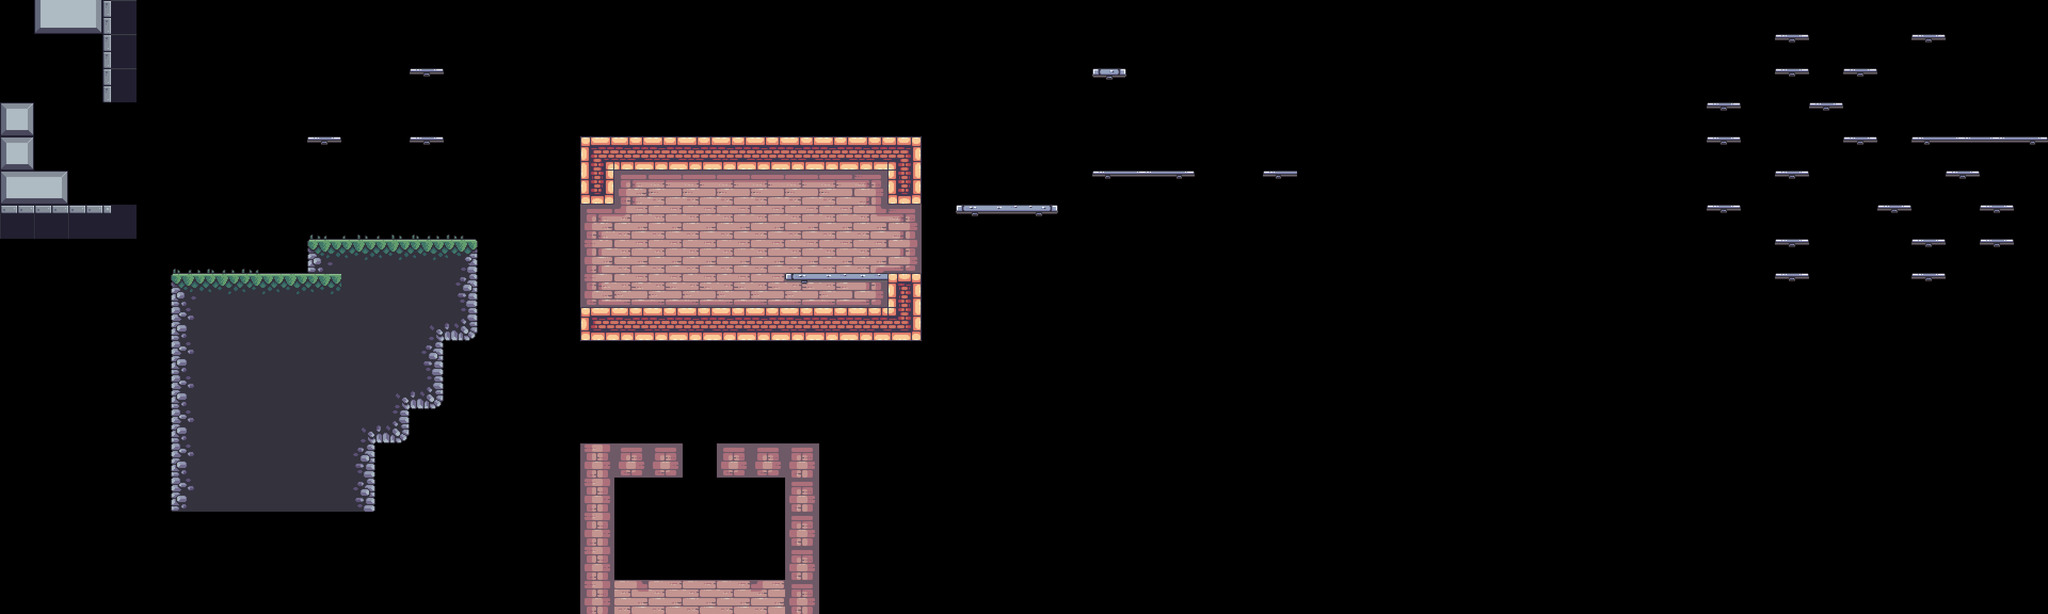

Tiled map render using the project's own tile images. Description and the map definition, with tile-layer contents summarised, below:
An orthogonal 60x18 tile map with 64x64 px tiles, 4 tile layers (BG, Terrain, Platforms, FG), 8 tilesets and 83 objects (24x silver, 9x static, 5x crate, 5x skull, 4x saw, ...).

<map version="1.10" tiledversion="1.11.2" orientation="orthogonal" renderorder="right-down" width="60" height="18" tilewidth="64" tileheight="64" infinite="0" nextlayerid="14" nextobjectid="154">
 <tileset firstgid="1" source="../tilesets/outside.tsx" />
 <tileset firstgid="49" source="../tilesets/items.tsx" />
 <tileset firstgid="54" source="../tilesets/inside.tsx" />
 <tileset firstgid="150" source="../tilesets/extra.tsx" />
 <tileset firstgid="216" source="../tilesets/objects.tsx" />
 <tileset firstgid="244" source="../tilesets/platforms.tsx" />
 <tileset firstgid="252" source="../tilesets/enemies.tsx" />
 <tileset firstgid="252" source="../tilesets/grass.tsx" />
 <layer id="9" name="BG" width="60" height="18">
  <data>[1080 cells, 37 non-empty, 11 distinct tile ids]</data>
 </layer>
 <objectgroup id="12" name="BG details" class="window">
  <object id="49" name="candle" gid="231" x="1152.5" y="503" width="64" height="64" />
  <object id="50" name="candle" gid="231" x="1411" y="504.5" width="64" height="64" />
  <object id="51" name="window" gid="232" x="1560.5" y="424.5" width="64" height="64" />
  <object id="52" name="window" gid="232" x="1208.5" y="438.5" width="64" height="64" />
  <object id="53" name="big_chain" gid="233" x="1344" y="438" width="64" height="116" />
  <object id="54" name="small_chain" gid="234" x="1434.67" y="382.333" width="64" height="62" />
  <object id="55" name="static" gid="235" x="1381" y="574" width="14" height="34" />
  <object id="56" name="static" gid="236" x="1582.67" y="575" width="30" height="14" />
  <object id="57" name="static" gid="237" x="1309.67" y="575" width="14" height="28" />
  <object id="58" name="static" gid="238" x="1246.67" y="574.667" width="24" height="14" />
  <object id="59" name="static" gid="239" x="1452.67" y="573.333" width="42" height="44" />
  <object id="60" name="static" gid="240" x="1591" y="572.333" width="42" height="44" />
  <object id="61" name="static" gid="241" x="1498" y="502" width="52" height="178" />
  <object id="62" name="static" gid="242" x="1268.67" y="501.333" width="52" height="178" />
  <object id="63" name="static" gid="243" x="1094" y="575" width="82" height="98" />
 </objectgroup>
 <layer id="1" name="Terrain" width="60" height="18">
  <data>[1080 cells, 113 non-empty, 29 distinct tile ids]</data>
 </layer>
 <layer id="5" name="Platforms" width="60" height="18">
  <data>[1080 cells, 36 non-empty, 8 distinct tile ids]</data>
 </layer>
 <layer id="10" name="FG" width="60" height="18">
  <data>[1080 cells, 8 non-empty, 3 distinct tile ids]</data>
 </layer>
 <objectgroup id="4" name="Objects">
  <object id="4" name="flag" gid="219" x="3709.37" y="258.861" width="68" height="186" />
  <object id="6" name="crate" gid="218" x="494.5" y="513.25" width="50" height="36" />
  <object id="7" name="crate" gid="218" x="525.5" y="477.25" width="50" height="36" />
  <object id="9" name="barrel" gid="216" x="530.5" y="513" width="46" height="50" />
  <object id="11" name="palm_large" gid="220" x="306.333" y="546" width="78" height="136" />
  <object id="15" name="player" gid="223" x="660.953" y="37.485" width="74" height="56" />
  <object id="27" name="palm_bg" gid="217" x="768" y="448" width="128" height="128" />
  <object id="43" name="palm_bg_left" gid="228" x="245" y="562" width="104" height="106" />
  <object id="44" name="palm_bg_right" gid="229" x="866" y="496" width="104" height="106" />
  <object id="65" name="saw" x="64" y="576" width="64" height="64">
   <properties>
    <property name="speed" type="int" value="0" />
   </properties>
  </object>
  <object id="69" name="floor_spike" gid="226" x="64" y="320" width="64" height="64">
   <properties>
    <property name="inverted" type="bool" value="false" />
   </properties>
  </object>
  <object id="71" name="floor_spike" gid="1073742050" x="64" y="128" width="64" height="64">
   <properties>
    <property name="inverted" type="bool" value="true" />
   </properties>
  </object>
  <object id="107" name="crate" gid="218" x="2571" y="838" width="50" height="36" />
  <object id="108" name="crate" gid="218" x="2571" y="890" width="50" height="36" />
  <object id="109" name="crate" gid="218" x="2571" y="908" width="50" height="36" />
  <object id="151" name="floor_spike" gid="1073742050" x="1214.75" y="958.75" width="64" height="64">
   <properties>
    <property name="inverted" type="bool" value="true" />
   </properties>
  </object>
  <object id="152" name="floor_spike" gid="1073742050" x="1346.25" y="957.75" width="64" height="64">
   <properties>
    <property name="inverted" type="bool" value="true" />
   </properties>
  </object>
 </objectgroup>
 <objectgroup id="13" name="Moving Objects">
  <object id="66" name="boat" x="1790.67" y="619.333" width="768" height="38">
   <properties>
    <property name="flip" type="bool" value="true" />
    <property name="platform" type="bool" value="true" />
    <property name="speed" type="int" value="60" />
   </properties>
  </object>
  <object id="67" name="saw" x="0" y="512" width="300" height="10">
   <properties>
    <property name="flip" type="bool" value="false" />
    <property name="platform" type="bool" value="false" />
    <property name="speed" type="int" value="60" />
   </properties>
  </object>
  <object id="68" name="saw" x="182" y="536" width="10" height="320">
   <properties>
    <property name="flip" type="bool" value="false" />
    <property name="platform" type="bool" value="false" />
    <property name="speed" type="int" value="100" />
   </properties>
  </object>
  <object id="73" name="spike" gid="227" x="384" y="256" width="54" height="54">
   <properties>
    <property name="end_angle" type="int" value="180" />
    <property name="platform" type="bool" value="false" />
    <property name="radius" type="int" value="100" />
    <property name="speed" type="int" value="50" />
    <property name="start_angle" type="int" value="0" />
   </properties>
  </object>
  <object id="75" name="mover" x="657" y="177" width="300" height="10">
   <properties>
    <property name="flip" type="bool" value="false" />
    <property name="platform" type="bool" value="true" />
    <property name="speed" type="int" value="60" />
   </properties>
  </object>
  <object id="81" name="mover" x="2210" y="109" width="300" height="10">
   <properties>
    <property name="flip" type="bool" value="false" />
    <property name="platform" type="bool" value="true" />
    <property name="speed" type="int" value="60" />
   </properties>
  </object>
  <object id="83" name="spike" gid="227" x="1829" y="197" width="54" height="54">
   <properties>
    <property name="end_angle" type="int" value="360" />
    <property name="platform" type="bool" value="false" />
    <property name="radius" type="int" value="100" />
    <property name="speed" type="int" value="50" />
    <property name="start_angle" type="int" value="0" />
   </properties>
  </object>
  <object id="102" name="boat" x="2664" y="623" width="768" height="38">
   <properties>
    <property name="flip" type="bool" value="true" />
    <property name="platform" type="bool" value="true" />
    <property name="speed" type="int" value="60" />
   </properties>
  </object>
  <object id="103" name="saw" x="2937" y="60" width="10" height="448">
   <properties>
    <property name="flip" type="bool" value="false" />
    <property name="platform" type="bool" value="false" />
    <property name="speed" type="int" value="100" />
   </properties>
  </object>
  </objectgroup>
 <objectgroup id="7" name="Items">
  <!-- 37 objects omitted --></objectgroup>
 <objectgroup id="6" name="Enemies">
  <!-- 2 objects omitted --></objectgroup>
 <objectgroup id="2" name="Water" visible="0">
  <!-- 1 objects omitted --></objectgroup>
 <objectgroup id="8" name="Data">
  <!-- 1 objects omitted --></objectgroup>
</map>
<!-- 42 of 83 objects omitted -->
